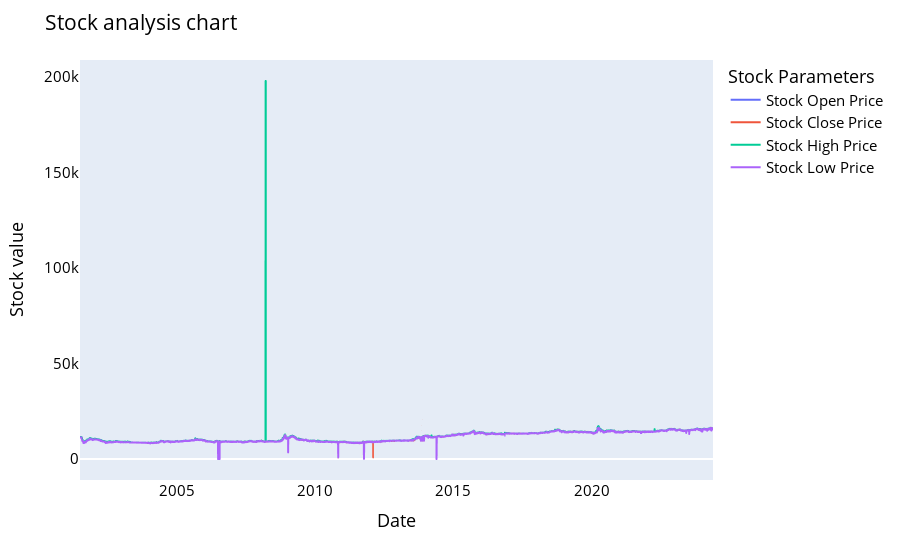

Notebook code for this chart:
### Code cell
names = cycle(['Stock Open Price','Stock Close Price','Stock High Price','Stock Low Price'])

fig = px.line(y_overall, x=y_overall.Date, y=[y_overall['Open'], y_overall['Close'], 
                                          y_overall['High'], y_overall['Low']],
             labels={'Date': 'Date','value':'Stock value'})
fig.update_layout(title_text='Stock analysis chart', font_size=15, font_color='black',legend_title_text='Stock Parameters')
fig.for_each_trace(lambda t:  t.update(name = next(names)))
fig.update_xaxes(showgrid=False)
fig.update_yaxes(showgrid=False)

fig.show()

### Figure 1 — Plotly figure (JSON) as saved in the notebook; plotly's stock layout.template omitted (floating-point values rounded to 4 significant figures; data arrays with more than 128 entries replaced by an {"elided": "..."} marker saying what was removed)
{"data": [{"hovertemplate": "variable=Open<br>Date=%{x}<br>Stock value=%{y}<extra></extra>", "legendgroup": "Open", "line": {"color": "#636efa", "dash": "solid"}, "marker": {"symbol": "circle"}, "mode": "lines", "name": "Stock Open Price", "showlegend": true, "type": "scattergl", "x": {"elided": "5770 str values"}, "xaxis": "x", "y": {"elided": "5770 float values"}, "yaxis": "y"}, {"hovertemplate": "variable=Close<br>Date=%{x}<br>Stock value=%{y}<extra></extra>", "legendgroup": "Close", "line": {"color": "#EF553B", "dash": "solid"}, "marker": {"symbol": "circle"}, "mode": "lines", "name": "Stock Close Price", "showlegend": true, "type": "scattergl", "x": {"elided": "5770 str values"}, "xaxis": "x", "y": {"elided": "5770 float values"}, "yaxis": "y"}, {"hovertemplate": "variable=High<br>Date=%{x}<br>Stock value=%{y}<extra></extra>", "legendgroup": "High", "line": {"color": "#00cc96", "dash": "solid"}, "marker": {"symbol": "circle"}, "mode": "lines", "name": "Stock High Price", "showlegend": true, "type": "scattergl", "x": {"elided": "5770 str values"}, "xaxis": "x", "y": {"elided": "5770 float values"}, "yaxis": "y"}, {"hovertemplate": "variable=Low<br>Date=%{x}<br>Stock value=%{y}<extra></extra>", "legendgroup": "Low", "line": {"color": "#ab63fa", "dash": "solid"}, "marker": {"symbol": "circle"}, "mode": "lines", "name": "Stock Low Price", "showlegend": true, "type": "scattergl", "x": {"elided": "5770 str values"}, "xaxis": "x", "y": {"elided": "5770 float values"}, "yaxis": "y"}], "layout": {"autosize": true, "font": {"color": "black", "size": 15}, "legend": {"title": {"text": "Stock Parameters"}, "tracegroupgap": 0}, "margin": {"t": 60}, "title": {"text": "Stock analysis chart"}, "xaxis": {"anchor": "y", "autorange": true, "domain": [0, 1], "range": ["2001-06-28", "2024-05-24"], "showgrid": false, "title": {"text": "Date"}, "type": "date"}, "yaxis": {"anchor": "x", "autorange": true, "domain": [0, 1], "range": [-10980.0, 208800.0], "showgrid": false, "title": {"text": "Stock value"}, "type": "linear"}}}
